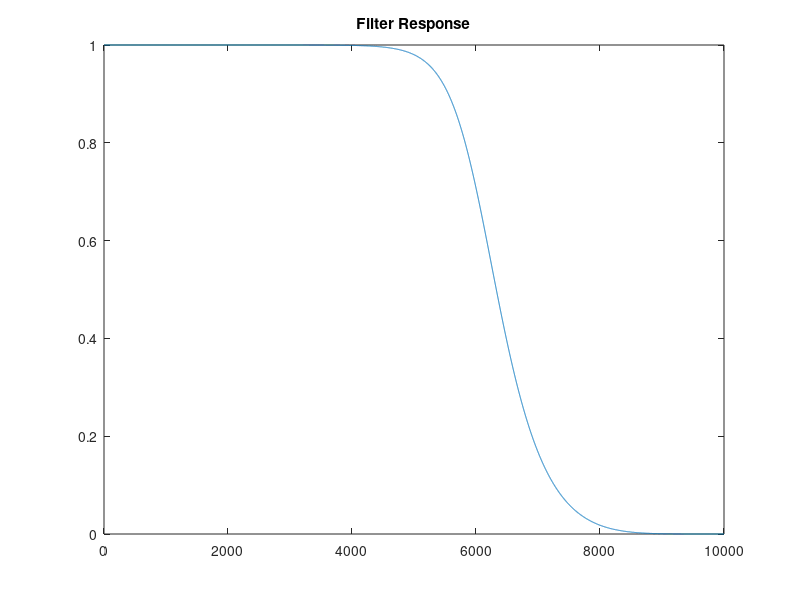
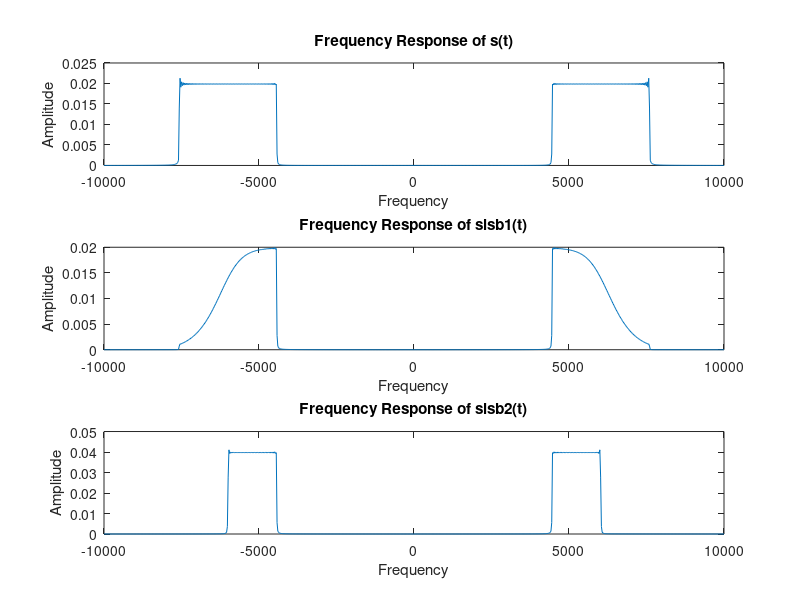
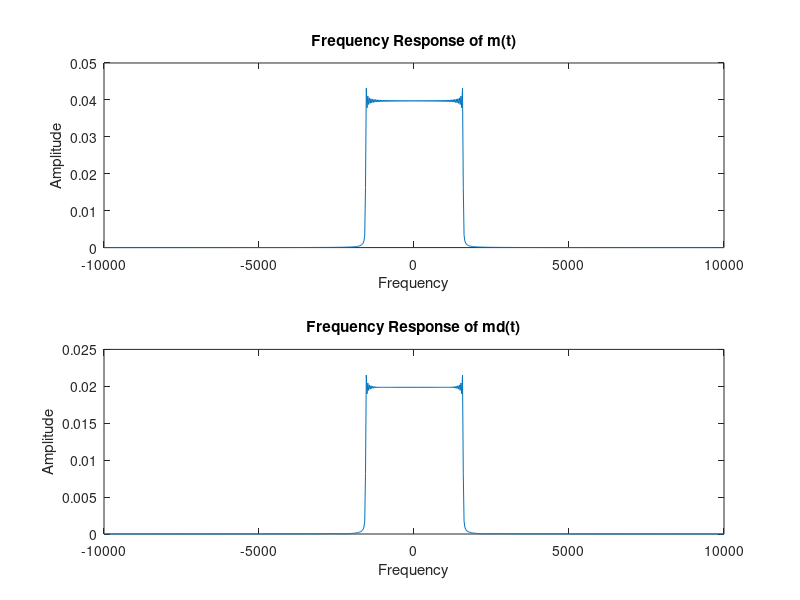

Write MATLAB code to recreate these figures, in order.
d = 0.04;
Fs = 20000;
t = linspace(-d/2,d/2,800);
fm = 500;
fc = 6000;
m = 5*sinc(2*pi*fm*t);
c = cos(2*pi*fc*t);
s = m.*c;
n = 5;
[b,a] = butter(n,fc/(Fs/2),'low')
slsb1 = filter(b,a,s);

figure(1)
plot(abs(freqz(b,a,Fs/2)))
title('Filter Response')

N = 800;
z = hilbert(m);

w = linspace(-Fs/2,Fs/2,N)
slsb2 = 1*m.*cos(2*pi*fc*t)+1*(imag(z)).*sin(2*pi*fc*t);

figure(2)
subplot(311)
plot(w,abs(fftshift(fft(s)))/N)
title('Frequency Response of s(t)')
xlabel('Frequency')
ylabel('Amplitude')

subplot(312)
plot(w,abs(fftshift(fft(slsb1)))/N)
title('Frequency Response of slsb1(t)')
xlabel('Frequency')
ylabel('Amplitude')

subplot(313)
plot(w,abs(fftshift(fft(slsb2)))/N)
title('Frequency Response of slsb2(t)')
xlabel('Frequency')
ylabel('Amplitude')


d_ssb2 = slsb2.*c;

[b2,a2] = butter(25,(fc+fm)/2/(Fs/2),'low')
md = filter(b2,a2,d_ssb2)

figure(3)
subplot(211)
plot(w,abs(fftshift(fft(m)))/N)
title('Frequency Response of m(t)')
xlabel('Frequency')
ylabel('Amplitude')

subplot(212)
plot(w,abs(fftshift(fft(md)))/N)
title('Frequency Response of md(t)')
xlabel('Frequency')
ylabel('Amplitude')




